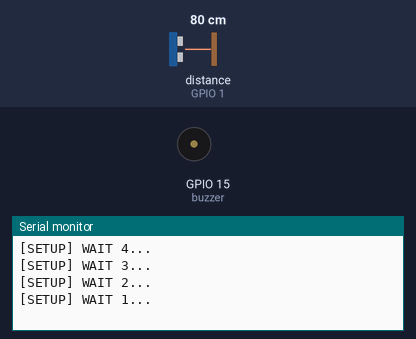
Simulated run of this sketch. Board: ESP8266 (NodeMCU). Shown: buzzer (waves = sounding, pin HIGH), the last lines printed to the serial monitor. Wiring (inferred from the names in the program): ultrasonic range finder: trigger GPIO 3; echo GPIO 1. The test bench sets the inputs (shaded band); at power-on: distance to the obstacle (sensor on GPIO 1) 80 cm. The echo pulse lasts 58.3 µs per cm; WiFi joins after 1.5 s; servers stay silent unless stated; pins used as bus, display or sensor lines are not drawn.

Above: at 5.2 s.
5.3 s: distance to the obstacle (sensor on GPIO 1) set to 21 cm
At 6.7 s:
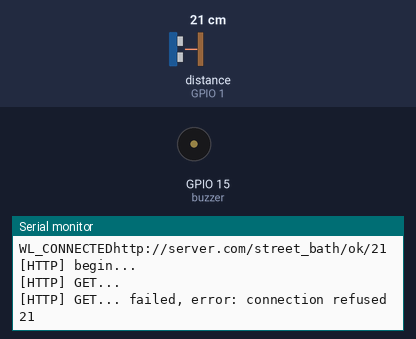
12.2 s: distance to the obstacle (sensor on GPIO 1) set to 17 cm
At 18.06 s:
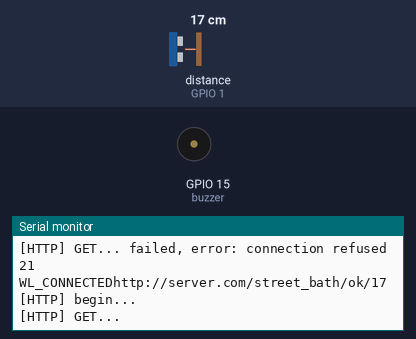
Timing chart, 0 to 19.6 s (numbered marks = the images above; inputs shaded):
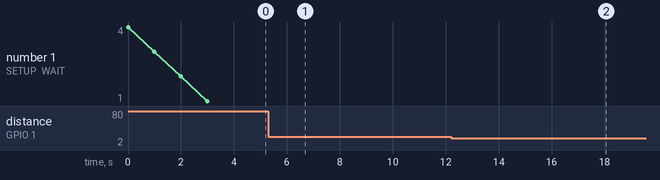

Measured:
- the behaviour switches between 20 and 19 cm on distance to the obstacle (sensor on GPIO 1) (found by bisection; images 1 and 2)
- after the input at 5.3 s, the serial monitor: prints a new line after 0.20 s (image 1)
- after the input at 12.2 s, the serial monitor: prints a new line after 5.7 s (image 2)

The sketch:

WiFi_done.ino
```cpp
/**
   BasicHTTPClient.ino

    Created on: 24.05.2015

*/

#include <Arduino.h>

#include <ESP8266WiFi.h>
#include <ESP8266WiFiMulti.h>

#include <ESP8266HTTPClient.h>

#include <WiFiClient.h>

ESP8266WiFiMulti WiFiMulti;
#define trigPin 3 // Trigger Pin
#define echoPin 1 // Echo Pin
int buzzer=15;
int maximumRange = 300; // Maximum range needed
int minimumRange = 0; // Minimum range needed
long duration, distance; // Duration used to calculate distance


void setup() {

  Serial.begin(9600);
  // Serial.setDebugOutput(true);

  Serial.println();
  Serial.println();
  Serial.println();

  for (uint8_t t = 4; t > 0; t--) {
    Serial.printf("[SETUP] WAIT %d...\n", t);
    Serial.flush();
    delay(1000);
  }

  WiFi.mode(WIFI_STA);
  WiFiMulti.addAP("SSID", "password");
   //SENSOR
 pinMode(trigPin, OUTPUT);
 pinMode(echoPin, INPUT);
 pinMode(buzzer,OUTPUT);

}

void loop() {
  // wait for WiFi connection
  if ((WiFiMulti.run() == WL_CONNECTED)) {
    Serial.printf("WL_CONNECTED");

 //SENSOR
 digitalWrite(trigPin, LOW);
 delayMicroseconds(2);
 digitalWrite(trigPin, HIGH);
 delayMicroseconds(10);
 digitalWrite(trigPin, LOW);
 duration = pulseIn(echoPin, HIGH);
 //Calculate the distance (in cm) based on the speed of sound.
 distance = duration/58.2;

String link = "http://server.com/street_bath/ok/";
if (distance == 0){
  link += String("sensor_not_avaliable");
  }

else{

link += String(distance);
Serial.print(link);}

//http
WiFiClient client;

HTTPClient http;
    Serial.printf("[HTTP] begin...\n");
    if (http.begin(client, link)) {  // HTTP


      Serial.printf("[HTTP] GET...\n");
      // start connection and send HTTP header
      int httpCode = http.GET();

      // httpCode will be negative on error
      if (httpCode > 0) {
        // HTTP header has been send and Server response header has been handled
        Serial.printf("[HTTP] GET... code: %d\n", httpCode);

        // file found at server
        if (httpCode == HTTP_CODE_OK || httpCode == HTTP_CODE_MOVED_PERMANENTLY) {
          String payload = http.getString();
          Serial.println(payload);
        }
      } else {
        Serial.printf("[HTTP] GET... failed, error: %s\n", http.errorToString(httpCode).c_str());
      }

      http.end();
    } else {
      Serial.printf("[HTTP} Unable to connect\n");
    }
//http_end

 if (distance < 20){
  digitalWrite(buzzer,HIGH);
  Serial.println("Bip");
  delay(1);//delay1ms
  digitalWrite(buzzer,LOW);
  }

 if (distance >= maximumRange || distance <= minimumRange){
 /* Send a negative number to computer and Turn LED ON
 to indicate "out of range" */
 Serial.printf("-1");
 }
 else {
 /* Send the distance to the computer using Serial protocol, and
 turn LED OFF to indicate successful reading. */
 Serial.println(distance);
 }
 //Delay 50ms before next reading.
 delay(1000);
}
//

 ///END_SENSOR

  delay(5000);
}
```
